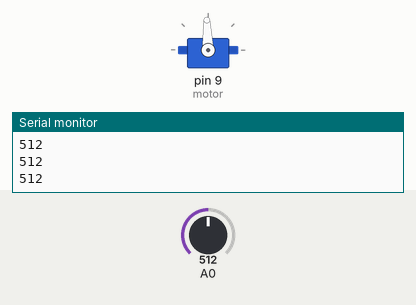
The sketch below on a simulated Arduino Uno, built with avr-gcc and run on an emulated ATmega328P. Parts: servo, the last lines printed to the serial monitor. Inputs (shaded band) come from the test bench; at power-on: A0 = 512.

Above: at 1.2 s.
1.3 s: A0 set to 716
At 2.1 s:
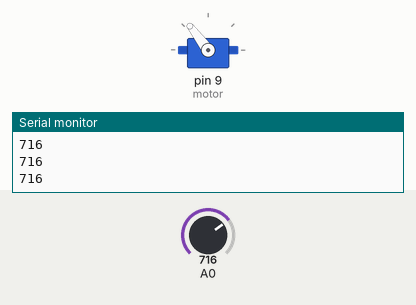
2.8 s: A0 set to 900
At 3.4 s:
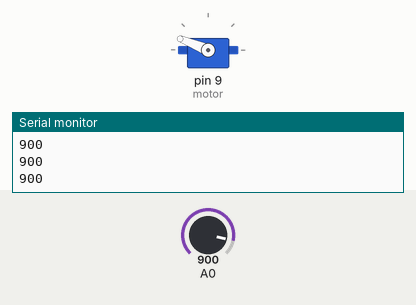
4.3 s: A0 set to 1023
At 5.5 s:
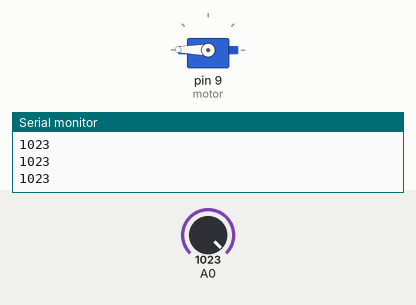
5.8 s: A0 set to 306
At 6.9 s:
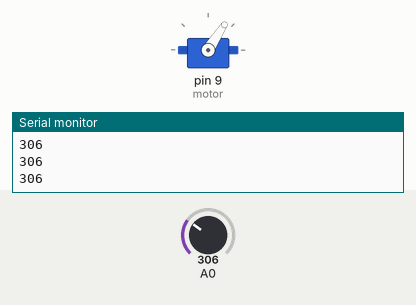
7.3 s: A0 set to 122
At 8.0 s:
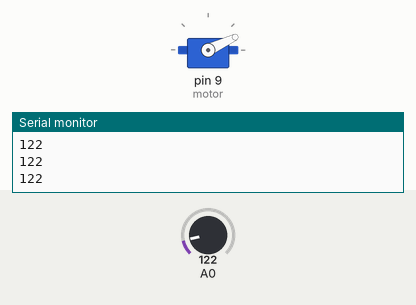
8.8 s: A0 set to 511
At 10.2 s:
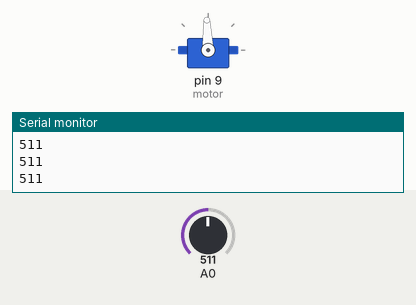
Timing chart, 0 to 11.3 s (numbered marks = the images above; inputs shaded):
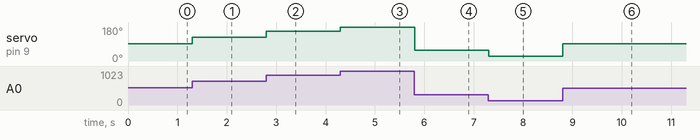

The sketch:

mano_v0.1.ino
```cpp
/*
 * Código para calibración y prueba de Servomotores
 * Por Angel Iván Lozano Ramírez
 * 2016
 * https://github.com/ailr16/InMoov-Control---AILR
 * https://www.youtube.com/channel/UCJ5MFm2qRBsL5Vf8Yft5vpw
 */

#include <Servo.h>            //Librería para control de servos

Servo motor;                  //Creación de servo

int pot = 0;                  //Pin A0 para leer valor analógico
int angulo = 0;               //Valor tipo entero de 0 para ángulo
int valor = 0;


void setup() {
  pinMode(pot, INPUT);        //Pin A0 como entrada
  motor.attach(9);            //Servomotor en pin 9
  Serial.begin(9600);         //Iniciar comunicación serie con PC
}

void loop() {

   valor = analogRead(A0);    //Asignar lectura analógica a entero valor
   angulo  = map( valor, 0, 1024, 5, 180);      //Mapear límites y asignar a entero ángulo
   motor.write(angulo);       //Escribir ángulo en servomotor
   delay(1);                  //Retardo de 1ms

   Serial.println(valor);     //Imprimir valor en monitor serial

}
```

Measured:
- after the input at 1.3 s, servo on pin 9 (motor): 92° → 127° at once
- after the input at 2.8 s, servo on pin 9 (motor): 127° → 158° at once
- after the input at 4.3 s, servo on pin 9 (motor): 158° → 179° at once
- after the input at 5.8 s, servo on pin 9 (motor): 179° → 57° at once
- after the input at 7.3 s, servo on pin 9 (motor): 57° → 25° at once
- after the input at 8.8 s, servo on pin 9 (motor): 25° → 92° at once
